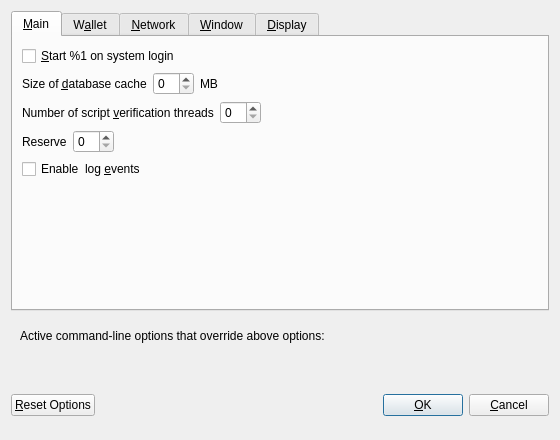
<?xml version="1.0" encoding="UTF-8"?>
<ui version="4.0">
 <class>OptionsDialog</class>
 <widget class="QDialog" name="OptionsDialog">
  <property name="geometry">
   <rect>
    <x>0</x>
    <y>0</y>
    <width>560</width>
    <height>440</height>
   </rect>
  </property>
  <property name="windowTitle">
   <string>Options</string>
  </property>
  <property name="modal">
   <bool>true</bool>
  </property>
  <layout class="QVBoxLayout" name="verticalLayout">
   <item>
    <widget class="QTabWidget" name="tabWidget">
     <property name="currentIndex">
      <number>0</number>
     </property>
     <widget class="QWidget" name="tabMain">
      <attribute name="title">
       <string>&amp;Main</string>
      </attribute>
      <layout class="QVBoxLayout" name="verticalLayout_Main">
       <item>
        <widget class="QCheckBox" name="bitcoinAtStartup">
         <property name="toolTip">
          <string>Automatically start %1 after logging in to the system.</string>
         </property>
         <property name="text">
          <string>&amp;Start %1 on system login</string>
         </property>
        </widget>
       </item>
       <item>
        <layout class="QHBoxLayout" name="horizontalLayout_2_Main">
         <item>
          <widget class="QLabel" name="databaseCacheLabel">
           <property name="text">
            <string>Size of &amp;database cache</string>
           </property>
           <property name="textFormat">
            <enum>Qt::PlainText</enum>
           </property>
           <property name="buddy">
            <cstring>databaseCache</cstring>
           </property>
          </widget>
         </item>
         <item>
          <widget class="QSpinBox" name="databaseCache"/>
         </item>
         <item>
          <widget class="QLabel" name="databaseCacheUnitLabel">
           <property name="text">
            <string>MB</string>
           </property>
           <property name="textFormat">
            <enum>Qt::PlainText</enum>
           </property>
          </widget>
         </item>
         <item>
          <spacer name="horizontalSpacer_2_Main">
           <property name="orientation">
            <enum>Qt::Horizontal</enum>
           </property>
           <property name="sizeHint" stdset="0">
            <size>
             <width>40</width>
             <height>20</height>
            </size>
           </property>
          </spacer>
         </item>
        </layout>
       </item>
       <item>
        <layout class="QHBoxLayout" name="horizontalLayout_3_Main">
         <item>
          <widget class="QLabel" name="threadsScriptVerifLabel">
           <property name="text">
            <string>Number of script &amp;verification threads</string>
           </property>
           <property name="textFormat">
            <enum>Qt::PlainText</enum>
           </property>
           <property name="buddy">
            <cstring>threadsScriptVerif</cstring>
           </property>
          </widget>
         </item>
         <item>
          <widget class="QSpinBox" name="threadsScriptVerif">
           <property name="toolTip">
            <string>(0 = auto, &lt;0 = leave that many cores free)</string>
           </property>
          </widget>
         </item>
         <item>
          <spacer name="horizontalSpacer_3_Main">
           <property name="orientation">
            <enum>Qt::Horizontal</enum>
           </property>
           <property name="sizeHint" stdset="0">
            <size>
             <width>40</width>
             <height>20</height>
            </size>
           </property>
          </spacer>
         </item>
        </layout>
       </item>
       <item>
        <layout class="QHBoxLayout" name="horizontalLayoutReserveBalance">
         <item>
          <widget class="QLabel" name="reserveBalanceLabel">
           <property name="text">
            <string>Reserve</string>
           </property>
           <property name="textFormat">
            <enum>Qt::PlainText</enum>
           </property>
           <property name="buddy">
            <cstring>reserveBalance</cstring>
           </property>
          </widget>
         </item>
         <item>
          <widget class="BitcoinAmountField" name="reserveBalance"/>
         </item>
         <item>
          <spacer name="horizontalSpacerReserveBalance">
           <property name="orientation">
            <enum>Qt::Horizontal</enum>
           </property>
           <property name="sizeHint" stdset="0">
            <size>
             <width>40</width>
             <height>20</height>
            </size>
           </property>
          </spacer>
         </item>
        </layout>
       </item>
       <item>
        <widget class="QCheckBox" name="logEvents">
         <property name="text">
          <string>Enable  log &amp;events</string>
         </property>
        </widget>
       </item>
       <item>
        <spacer name="verticalSpacer_Main">
         <property name="orientation">
          <enum>Qt::Vertical</enum>
         </property>
         <property name="sizeHint" stdset="0">
          <size>
           <width>20</width>
           <height>40</height>
          </size>
         </property>
        </spacer>
       </item>
      </layout>
     </widget>
     <widget class="QWidget" name="tabWallet">
      <attribute name="title">
       <string>W&amp;allet</string>
      </attribute>
      <layout class="QVBoxLayout" name="verticalLayout_Wallet">
       <item>
        <widget class="QGroupBox" name="groupBox">
         <property name="title">
          <string>Expert</string>
         </property>
         <layout class="QVBoxLayout" name="verticalLayout_2">
          <item>
           <widget class="QCheckBox" name="coinControlFeatures">
            <property name="toolTip">
             <string>Whether to show coin control features or not.</string>
            </property>
            <property name="text">
             <string>Enable coin &amp;control features</string>
            </property>
           </widget>
          </item>
          <item>
           <widget class="QCheckBox" name="spendZeroConfChange">
            <property name="toolTip">
             <string>If you disable the spending of unconfirmed change, the change from a transaction cannot be used until that transaction has at least one confirmation. This also affects how your balance is computed.</string>
            </property>
            <property name="text">
             <string>&amp;Spend unconfirmed change</string>
            </property>
           </widget>
          </item>
          <item>
           <widget class="QCheckBox" name="zeroBalanceAddressToken">
            <property name="text">
             <string>Enable &amp;zero balance for receiver token address</string>
            </property>
           </widget>
          </item>
          <item>
           <widget class="QCheckBox" name="notUseChangeAddress">
            <property name="text">
             <string>Don't use change &amp;address</string>
            </property>
           </widget>
          </item>
         </layout>
        </widget>
       </item>
       <item>
        <spacer name="verticalSpacer_Wallet">
         <property name="orientation">
          <enum>Qt::Vertical</enum>
         </property>
         <property name="sizeHint" stdset="0">
          <size>
           <width>20</width>
           <height>40</height>
          </size>
         </property>
        </spacer>
       </item>
      </layout>
     </widget>
     <widget class="QWidget" name="tabNetwork">
      <attribute name="title">
       <string>&amp;Network</string>
      </attribute>
      <layout class="QVBoxLayout" name="verticalLayout_Network">
       <item>
        <widget class="QCheckBox" name="mapPortUpnp">
         <property name="toolTip">
          <string>Automatically open the AGRICOIN client port on the router. This only works when your router supports UPnP and it is enabled.</string>
         </property>
         <property name="text">
          <string>Map port using &amp;UPnP</string>
         </property>
        </widget>
       </item>
       <item>
        <widget class="QCheckBox" name="allowIncoming">
         <property name="toolTip">
          <string>Accept connections from outside</string>
         </property>
         <property name="text">
          <string>Allow incoming connections</string>
         </property>
        </widget>
       </item>
       <item>
        <widget class="QCheckBox" name="connectSocks">
         <property name="toolTip">
          <string>Connect to the AGRICOIN network through a SOCKS5 proxy.</string>
         </property>
         <property name="text">
          <string>&amp;Connect through SOCKS5 proxy (default proxy):</string>
         </property>
        </widget>
       </item>
       <item>
        <layout class="QHBoxLayout" name="horizontalLayout_1_Network">
         <item>
          <widget class="QLabel" name="proxyIpLabel">
           <property name="text">
            <string>Proxy &amp;IP:</string>
           </property>
           <property name="textFormat">
            <enum>Qt::PlainText</enum>
           </property>
           <property name="buddy">
            <cstring>proxyIp</cstring>
           </property>
          </widget>
         </item>
         <item>
          <widget class="QValidatedLineEdit" name="proxyIp">
           <property name="minimumSize">
            <size>
             <width>140</width>
             <height>0</height>
            </size>
           </property>
           <property name="maximumSize">
            <size>
             <width>140</width>
             <height>16777215</height>
            </size>
           </property>
           <property name="toolTip">
            <string>IP address of the proxy (e.g. IPv4: 127.0.0.1 / IPv6: ::1)</string>
           </property>
          </widget>
         </item>
         <item>
          <widget class="QLabel" name="proxyPortLabel">
           <property name="text">
            <string>&amp;Port:</string>
           </property>
           <property name="textFormat">
            <enum>Qt::PlainText</enum>
           </property>
           <property name="buddy">
            <cstring>proxyPort</cstring>
           </property>
          </widget>
         </item>
         <item>
          <widget class="QLineEdit" name="proxyPort">
           <property name="minimumSize">
            <size>
             <width>55</width>
             <height>0</height>
            </size>
           </property>
           <property name="maximumSize">
            <size>
             <width>55</width>
             <height>16777215</height>
            </size>
           </property>
           <property name="toolTip">
            <string>Port of the proxy (e.g. 9050)</string>
           </property>
          </widget>
         </item>
         <item>
          <spacer name="horizontalSpacer_1_Network">
           <property name="orientation">
            <enum>Qt::Horizontal</enum>
           </property>
           <property name="sizeHint" stdset="0">
            <size>
             <width>40</width>
             <height>20</height>
            </size>
           </property>
          </spacer>
         </item>
        </layout>
       </item>
       <item>
        <layout class="QHBoxLayout" name="horizontalLayout_2_Network">
         <item>
          <widget class="QLabel" name="proxyActiveNets">
           <property name="text">
            <string>Used for reaching peers via:</string>
           </property>
           <property name="textFormat">
            <enum>Qt::PlainText</enum>
           </property>
          </widget>
         </item>
         <item>
          <widget class="QCheckBox" name="proxyReachIPv4">
           <property name="enabled">
            <bool>false</bool>
           </property>
           <property name="toolTip">
            <string>Shows, if the supplied default SOCKS5 proxy is used to reach peers via this network type.</string>
           </property>
           <property name="text">
            <string/>
           </property>
          </widget>
         </item>
         <item>
          <widget class="QLabel" name="proxyReachIPv4Label">
           <property name="text">
            <string>IPv4</string>
           </property>
           <property name="textFormat">
            <enum>Qt::PlainText</enum>
           </property>
          </widget>
         </item>
         <item>
          <widget class="QCheckBox" name="proxyReachIPv6">
           <property name="enabled">
            <bool>false</bool>
           </property>
           <property name="toolTip">
            <string>Shows, if the supplied default SOCKS5 proxy is used to reach peers via this network type.</string>
           </property>
           <property name="text">
            <string/>
           </property>
          </widget>
         </item>
         <item>
          <widget class="QLabel" name="proxyReachIPv6Label">
           <property name="text">
            <string>IPv6</string>
           </property>
           <property name="textFormat">
            <enum>Qt::PlainText</enum>
           </property>
          </widget>
         </item>
         <item>
          <widget class="QCheckBox" name="proxyReachTor">
           <property name="enabled">
            <bool>false</bool>
           </property>
           <property name="toolTip">
            <string>Shows, if the supplied default SOCKS5 proxy is used to reach peers via this network type.</string>
           </property>
           <property name="text">
            <string/>
           </property>
          </widget>
         </item>
         <item>
          <widget class="QLabel" name="proxyReachTorLabel">
           <property name="text">
            <string>Tor</string>
           </property>
           <property name="textFormat">
            <enum>Qt::PlainText</enum>
           </property>
          </widget>
         </item>
         <item>
          <spacer name="horizontalSpacer_2_Network">
           <property name="orientation">
            <enum>Qt::Horizontal</enum>
           </property>
           <property name="sizeHint" stdset="0">
            <size>
             <width>40</width>
             <height>20</height>
            </size>
           </property>
          </spacer>
         </item>
        </layout>
       </item>
       <item>
        <widget class="QCheckBox" name="connectSocksTor">
         <property name="toolTip">
          <string>Connect to the AGRICOIN network through a separate SOCKS5 proxy for Tor hidden services.</string>
         </property>
         <property name="text">
          <string>Use separate SOCKS5 proxy to reach peers via Tor hidden services:</string>
         </property>
        </widget>
       </item>
       <item>
        <layout class="QHBoxLayout" name="horizontalLayout_3_Network">
         <item>
          <widget class="QLabel" name="proxyIpTorLabel">
           <property name="text">
            <string>Proxy &amp;IP:</string>
           </property>
           <property name="textFormat">
            <enum>Qt::PlainText</enum>
           </property>
           <property name="buddy">
            <cstring>proxyIpTor</cstring>
           </property>
          </widget>
         </item>
         <item>
          <widget class="QValidatedLineEdit" name="proxyIpTor">
           <property name="minimumSize">
            <size>
             <width>140</width>
             <height>0</height>
            </size>
           </property>
           <property name="maximumSize">
            <size>
             <width>140</width>
             <height>16777215</height>
            </size>
           </property>
           <property name="toolTip">
            <string>IP address of the proxy (e.g. IPv4: 127.0.0.1 / IPv6: ::1)</string>
           </property>
          </widget>
         </item>
         <item>
          <widget class="QLabel" name="proxyPortTorLabel">
           <property name="text">
            <string>&amp;Port:</string>
           </property>
           <property name="textFormat">
            <enum>Qt::PlainText</enum>
           </property>
           <property name="buddy">
            <cstring>proxyPortTor</cstring>
           </property>
          </widget>
         </item>
         <item>
          <widget class="QLineEdit" name="proxyPortTor">
           <property name="minimumSize">
            <size>
             <width>55</width>
             <height>0</height>
            </size>
           </property>
           <property name="maximumSize">
            <size>
             <width>55</width>
             <height>16777215</height>
            </size>
           </property>
           <property name="toolTip">
            <string>Port of the proxy (e.g. 9050)</string>
           </property>
          </widget>
         </item>
         <item>
          <spacer name="horizontalSpacer_4_Network">
           <property name="orientation">
            <enum>Qt::Horizontal</enum>
           </property>
           <property name="sizeHint" stdset="0">
            <size>
             <width>40</width>
             <height>20</height>
            </size>
           </property>
          </spacer>
         </item>
        </layout>
       </item>
       <item>
        <spacer name="verticalSpacer_Network">
         <property name="orientation">
          <enum>Qt::Vertical</enum>
         </property>
         <property name="sizeHint" stdset="0">
          <size>
           <width>20</width>
           <height>40</height>
          </size>
         </property>
        </spacer>
       </item>
      </layout>
     </widget>
     <widget class="QWidget" name="tabWindow">
      <attribute name="title">
       <string>&amp;Window</string>
      </attribute>
      <layout class="QVBoxLayout" name="verticalLayout_Window">
       <item>
        <widget class="QCheckBox" name="hideTrayIcon">
         <property name="toolTip">
          <string>&amp;Hide the icon from the system tray.</string>
         </property>
         <property name="text">
          <string>Hide tray icon</string>
         </property>
        </widget>
       </item>
       <item>
        <widget class="QCheckBox" name="minimizeToTray">
         <property name="toolTip">
          <string>Show only a tray icon after minimizing the window.</string>
         </property>
         <property name="text">
          <string>&amp;Minimize to the tray instead of the taskbar</string>
         </property>
        </widget>
       </item>
       <item>
        <widget class="QCheckBox" name="minimizeOnClose">
         <property name="toolTip">
          <string>Minimize instead of exit the application when the window is closed. When this option is enabled, the application will be closed only after selecting Exit in the menu.</string>
         </property>
         <property name="text">
          <string>M&amp;inimize on close</string>
         </property>
        </widget>
       </item>
       <item>
        <spacer name="verticalSpacer_Window">
         <property name="orientation">
          <enum>Qt::Vertical</enum>
         </property>
         <property name="sizeHint" stdset="0">
          <size>
           <width>20</width>
           <height>40</height>
          </size>
         </property>
        </spacer>
       </item>
      </layout>
     </widget>
     <widget class="QWidget" name="tabDisplay">
      <attribute name="title">
       <string>&amp;Display</string>
      </attribute>
      <layout class="QVBoxLayout" name="verticalLayout_Display">
       <item>
        <layout class="QHBoxLayout" name="horizontalLayout_1_Display">
         <item>
          <widget class="QLabel" name="langLabel">
           <property name="text">
            <string>User Interface &amp;language:</string>
           </property>
           <property name="textFormat">
            <enum>Qt::PlainText</enum>
           </property>
           <property name="buddy">
            <cstring>lang</cstring>
           </property>
          </widget>
         </item>
         <item>
          <widget class="QValueComboBox" name="lang">
           <property name="toolTip">
            <string>The user interface language can be set here. This setting will take effect after restarting %1.</string>
           </property>
          </widget>
         </item>
        </layout>
       </item>
       <item>
        <layout class="QHBoxLayout" name="horizontalLayout_2_Display">
         <item>
          <widget class="QLabel" name="unitLabel">
           <property name="text">
            <string>&amp;Unit to show amounts in:</string>
           </property>
           <property name="textFormat">
            <enum>Qt::PlainText</enum>
           </property>
           <property name="buddy">
            <cstring>unit</cstring>
           </property>
          </widget>
         </item>
         <item>
          <widget class="QValueComboBox" name="unit">
           <property name="toolTip">
            <string>Choose the default subdivision unit to show in the interface and when sending coins.</string>
           </property>
          </widget>
         </item>
        </layout>
       </item>
       <item>
        <layout class="QHBoxLayout" name="horizontalLayout_3_Display">
         <item>
          <widget class="QLabel" name="thirdPartyTxUrlsLabel">
           <property name="toolTip">
            <string>Third party URLs (e.g. a block explorer) that appear in the transactions tab as context menu items. %s in the URL is replaced by transaction hash. Multiple URLs are separated by vertical bar |.</string>
           </property>
           <property name="text">
            <string>Third party transaction URLs</string>
           </property>
           <property name="buddy">
            <cstring>thirdPartyTxUrls</cstring>
           </property>
          </widget>
         </item>
         <item>
          <widget class="QLineEdit" name="thirdPartyTxUrls">
           <property name="toolTip">
            <string>Third party URLs (e.g. a block explorer) that appear in the transactions tab as context menu items. %s in the URL is replaced by transaction hash. Multiple URLs are separated by vertical bar |.</string>
           </property>
          </widget>
         </item>
        </layout>
       </item>
       <item>
        <spacer name="verticalSpacer_Display">
         <property name="orientation">
          <enum>Qt::Vertical</enum>
         </property>
         <property name="sizeHint" stdset="0">
          <size>
           <width>20</width>
           <height>40</height>
          </size>
         </property>
        </spacer>
       </item>
      </layout>
     </widget>
    </widget>
   </item>
   <item>
    <widget class="QFrame" name="frame">
     <layout class="QVBoxLayout" name="verticalLayout_Bottom">
      <item>
       <layout class="QHBoxLayout" name="horizontalLayout_Bottom">
        <item>
         <widget class="QLabel" name="overriddenByCommandLineInfoLabel">
          <property name="text">
           <string>Active command-line options that override above options:</string>
          </property>
          <property name="textFormat">
           <enum>Qt::PlainText</enum>
          </property>
         </widget>
        </item>
        <item>
         <spacer name="horizontalSpacer_Bottom">
          <property name="orientation">
           <enum>Qt::Horizontal</enum>
          </property>
          <property name="sizeHint" stdset="0">
           <size>
            <width>40</width>
            <height>20</height>
           </size>
          </property>
         </spacer>
        </item>
       </layout>
      </item>
      <item>
       <widget class="QLabel" name="overriddenByCommandLineLabel">
        <property name="text">
         <string/>
        </property>
        <property name="textFormat">
         <enum>Qt::PlainText</enum>
        </property>
        <property name="wordWrap">
         <bool>true</bool>
        </property>
       </widget>
      </item>
     </layout>
    </widget>
   </item>
   <item>
    <layout class="QHBoxLayout" name="horizontalLayout_Buttons">
     <item>
      <widget class="QPushButton" name="resetButton">
       <property name="toolTip">
        <string>Reset all client options to default.</string>
       </property>
       <property name="text">
        <string>&amp;Reset Options</string>
       </property>
       <property name="autoDefault">
        <bool>false</bool>
       </property>
      </widget>
     </item>
     <item>
      <spacer name="horizontalSpacer_1">
       <property name="orientation">
        <enum>Qt::Horizontal</enum>
       </property>
       <property name="sizeHint" stdset="0">
        <size>
         <width>40</width>
         <height>48</height>
        </size>
       </property>
      </spacer>
     </item>
     <item>
      <widget class="QLabel" name="statusLabel">
       <property name="minimumSize">
        <size>
         <width>200</width>
         <height>0</height>
        </size>
       </property>
       <property name="font">
        <font>
         <weight>75</weight>
         <bold>true</bold>
        </font>
       </property>
       <property name="text">
        <string/>
       </property>
       <property name="textFormat">
        <enum>Qt::PlainText</enum>
       </property>
       <property name="wordWrap">
        <bool>true</bool>
       </property>
      </widget>
     </item>
     <item>
      <spacer name="horizontalSpacer_2">
       <property name="orientation">
        <enum>Qt::Horizontal</enum>
       </property>
       <property name="sizeHint" stdset="0">
        <size>
         <width>40</width>
         <height>48</height>
        </size>
       </property>
      </spacer>
     </item>
     <item>
      <widget class="QPushButton" name="okButton">
       <property name="text">
        <string>&amp;OK</string>
       </property>
       <property name="autoDefault">
        <bool>false</bool>
       </property>
       <property name="default">
        <bool>true</bool>
       </property>
      </widget>
     </item>
     <item>
      <widget class="QPushButton" name="cancelButton">
       <property name="text">
        <string>&amp;Cancel</string>
       </property>
       <property name="autoDefault">
        <bool>false</bool>
       </property>
      </widget>
     </item>
    </layout>
   </item>
  </layout>
 </widget>
 <customwidgets>
  <customwidget>
   <class>BitcoinAmountField</class>
   <extends>QSpinBox</extends>
   <header>bitcoinamountfield.h</header>
  </customwidget>
  <customwidget>
   <class>QValidatedLineEdit</class>
   <extends>QLineEdit</extends>
   <header>qvalidatedlineedit.h</header>
  </customwidget>
  <customwidget>
   <class>QValueComboBox</class>
   <extends>QComboBox</extends>
   <header>qvaluecombobox.h</header>
  </customwidget>
 </customwidgets>
 <resources/>
 <connections/>
</ui>
